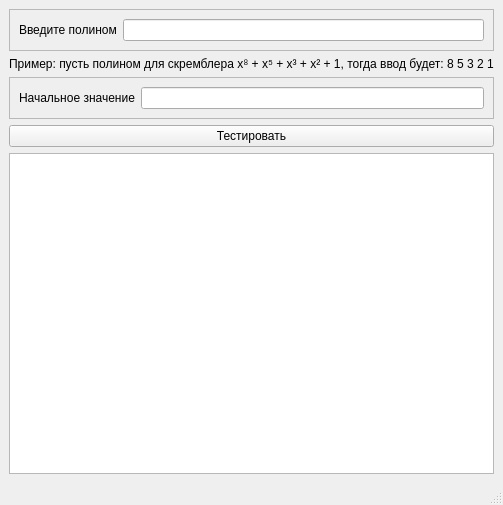
<?xml version="1.0" encoding="UTF-8"?>
<ui version="4.0">
 <class>MainWindow</class>
 <widget class="QMainWindow" name="MainWindow">
  <property name="geometry">
   <rect>
    <x>0</x>
    <y>0</y>
    <width>494</width>
    <height>505</height>
   </rect>
  </property>
  <property name="windowTitle">
   <string>MainWindow</string>
  </property>
  <widget class="QWidget" name="centralwidget">
   <layout class="QVBoxLayout" name="verticalLayout">
    <item>
     <widget class="QFrame" name="frame">
      <property name="frameShape">
       <enum>QFrame::StyledPanel</enum>
      </property>
      <property name="frameShadow">
       <enum>QFrame::Raised</enum>
      </property>
      <layout class="QHBoxLayout" name="horizontalLayout">
       <item>
        <widget class="QLabel" name="label_3">
         <property name="text">
          <string>Введите полином</string>
         </property>
        </widget>
       </item>
       <item>
        <widget class="QLineEdit" name="lineEditPolynom"/>
       </item>
      </layout>
     </widget>
    </item>
    <item>
     <widget class="QLabel" name="label">
      <property name="text">
       <string>Пример: пусть полином для скремблера x⁸ + x⁵ + x³ + x² + 1, тогда ввод будет: 8 5 3 2 1</string>
      </property>
     </widget>
    </item>
    <item>
     <widget class="QFrame" name="frame_2">
      <property name="frameShape">
       <enum>QFrame::StyledPanel</enum>
      </property>
      <property name="frameShadow">
       <enum>QFrame::Raised</enum>
      </property>
      <layout class="QHBoxLayout" name="horizontalLayout_2">
       <item>
        <widget class="QLabel" name="label_2">
         <property name="text">
          <string>Начальное значение</string>
         </property>
        </widget>
       </item>
       <item>
        <widget class="QLineEdit" name="lineEditRoot"/>
       </item>
      </layout>
     </widget>
    </item>
    <item>
     <widget class="QPushButton" name="btnTest">
      <property name="text">
       <string>Тестировать</string>
      </property>
     </widget>
    </item>
    <item>
     <widget class="QTextBrowser" name="textBrowserResult"/>
    </item>
   </layout>
  </widget>
  <widget class="QMenuBar" name="menubar">
   <property name="geometry">
    <rect>
     <x>0</x>
     <y>0</y>
     <width>494</width>
     <height>21</height>
    </rect>
   </property>
  </widget>
  <widget class="QStatusBar" name="statusbar"/>
 </widget>
 <resources/>
 <connections/>
</ui>
